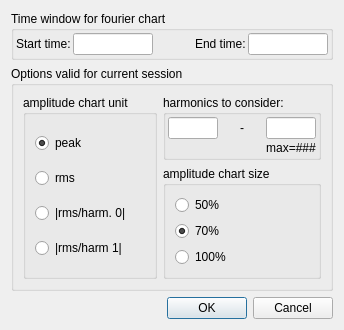
<?xml version="1.0" encoding="UTF-8"?>
<ui version="4.0">
 <class>CFourOptions</class>
 <widget class="QDialog" name="CFourOptions">
  <property name="geometry">
   <rect>
    <x>0</x>
    <y>0</y>
    <width>363</width>
    <height>300</height>
   </rect>
  </property>
  <property name="windowTitle">
   <string>Fourier options</string>
  </property>
  <layout class="QVBoxLayout" name="verticalLayout_3">
   <property name="sizeConstraint">
    <enum>QLayout::SetFixedSize</enum>
   </property>
   <item>
    <widget class="QGroupBox" name="timeWinBox">
     <property name="title">
      <string>Time window for fourier chart</string>
     </property>
     <layout class="QHBoxLayout" name="horizontalLayout" stretch="0,0,0,0,0">
      <property name="spacing">
       <number>2</number>
      </property>
      <property name="leftMargin">
       <number>2</number>
      </property>
      <property name="topMargin">
       <number>2</number>
      </property>
      <property name="rightMargin">
       <number>2</number>
      </property>
      <property name="bottomMargin">
       <number>2</number>
      </property>
      <item>
       <widget class="QLabel" name="startTimeLbl">
        <property name="text">
         <string>Start time:</string>
        </property>
       </widget>
      </item>
      <item>
       <widget class="QLineEdit" name="startTimeEdit">
        <property name="maximumSize">
         <size>
          <width>80</width>
          <height>16777215</height>
         </size>
        </property>
       </widget>
      </item>
      <item>
       <spacer name="horizontalSpacer">
        <property name="orientation">
         <enum>Qt::Horizontal</enum>
        </property>
        <property name="sizeHint" stdset="0">
         <size>
          <width>40</width>
          <height>20</height>
         </size>
        </property>
       </spacer>
      </item>
      <item>
       <widget class="QLabel" name="endTimeLbl">
        <property name="text">
         <string>End time:</string>
        </property>
       </widget>
      </item>
      <item>
       <widget class="QLineEdit" name="endTimeEdit">
        <property name="maximumSize">
         <size>
          <width>80</width>
          <height>16777215</height>
         </size>
        </property>
       </widget>
      </item>
     </layout>
    </widget>
   </item>
   <item>
    <widget class="QGroupBox" name="optionsBox">
     <property name="title">
      <string>Options valid for current session</string>
     </property>
     <layout class="QGridLayout" name="gridLayout">
      <item row="0" column="0" rowspan="2">
       <widget class="QGroupBox" name="amplChartUnit">
        <property name="title">
         <string>amplitude chart unit</string>
        </property>
        <layout class="QVBoxLayout" name="verticalLayout">
         <item>
          <widget class="QRadioButton" name="peakBtn">
           <property name="text">
            <string>peak</string>
           </property>
           <property name="checked">
            <bool>true</bool>
           </property>
          </widget>
         </item>
         <item>
          <widget class="QRadioButton" name="rmsBtn">
           <property name="text">
            <string>rms</string>
           </property>
          </widget>
         </item>
         <item>
          <widget class="QRadioButton" name="rmsTo0Btn">
           <property name="text">
            <string>|rms/harm. 0|</string>
           </property>
          </widget>
         </item>
         <item>
          <widget class="QRadioButton" name="rmsTo1Btn">
           <property name="text">
            <string>|rms/harm 1|</string>
           </property>
          </widget>
         </item>
        </layout>
       </widget>
      </item>
      <item row="0" column="1">
       <widget class="QGroupBox" name="harmBox">
        <property name="title">
         <string>harmonics to consider:</string>
        </property>
        <layout class="QGridLayout" name="gridLayout_2">
         <property name="leftMargin">
          <number>2</number>
         </property>
         <property name="topMargin">
          <number>2</number>
         </property>
         <property name="rightMargin">
          <number>2</number>
         </property>
         <property name="bottomMargin">
          <number>2</number>
         </property>
         <property name="spacing">
          <number>2</number>
         </property>
         <item row="0" column="0">
          <widget class="QLineEdit" name="harm1Edit">
           <property name="maximumSize">
            <size>
             <width>50</width>
             <height>16777215</height>
            </size>
           </property>
          </widget>
         </item>
         <item row="0" column="1">
          <widget class="QLabel" name="label_3">
           <property name="text">
            <string>-</string>
           </property>
           <property name="alignment">
            <set>Qt::AlignCenter</set>
           </property>
          </widget>
         </item>
         <item row="0" column="3">
          <widget class="QLineEdit" name="harm2Edit">
           <property name="maximumSize">
            <size>
             <width>50</width>
             <height>16777215</height>
            </size>
           </property>
          </widget>
         </item>
         <item row="1" column="3">
          <widget class="QLabel" name="hMaxLbl">
           <property name="text">
            <string>max=###</string>
           </property>
           <property name="alignment">
            <set>Qt::AlignCenter</set>
           </property>
          </widget>
         </item>
        </layout>
       </widget>
      </item>
      <item row="1" column="1">
       <widget class="QGroupBox" name="amplChartSize">
        <property name="title">
         <string>amplitude chart size</string>
        </property>
        <layout class="QVBoxLayout" name="verticalLayout_2">
         <item>
          <widget class="QRadioButton" name="size50Btn">
           <property name="text">
            <string>50%</string>
           </property>
          </widget>
         </item>
         <item>
          <widget class="QRadioButton" name="size70Btn">
           <property name="text">
            <string>70%</string>
           </property>
           <property name="checked">
            <bool>true</bool>
           </property>
          </widget>
         </item>
         <item>
          <widget class="QRadioButton" name="size100Btn">
           <property name="text">
            <string>100%</string>
           </property>
          </widget>
         </item>
        </layout>
       </widget>
      </item>
     </layout>
    </widget>
   </item>
   <item>
    <widget class="QDialogButtonBox" name="buttonBox">
     <property name="orientation">
      <enum>Qt::Horizontal</enum>
     </property>
     <property name="standardButtons">
      <set>QDialogButtonBox::Cancel|QDialogButtonBox::Ok</set>
     </property>
    </widget>
   </item>
  </layout>
 </widget>
 <resources/>
 <connections>
  <connection>
   <sender>buttonBox</sender>
   <signal>accepted()</signal>
   <receiver>CFourOptions</receiver>
   <slot>accept()</slot>
   <hints>
    <hint type="sourcelabel">
     <x>248</x>
     <y>254</y>
    </hint>
    <hint type="destinationlabel">
     <x>157</x>
     <y>274</y>
    </hint>
   </hints>
  </connection>
  <connection>
   <sender>buttonBox</sender>
   <signal>rejected()</signal>
   <receiver>CFourOptions</receiver>
   <slot>reject()</slot>
   <hints>
    <hint type="sourcelabel">
     <x>316</x>
     <y>260</y>
    </hint>
    <hint type="destinationlabel">
     <x>286</x>
     <y>274</y>
    </hint>
   </hints>
  </connection>
 </connections>
</ui>
